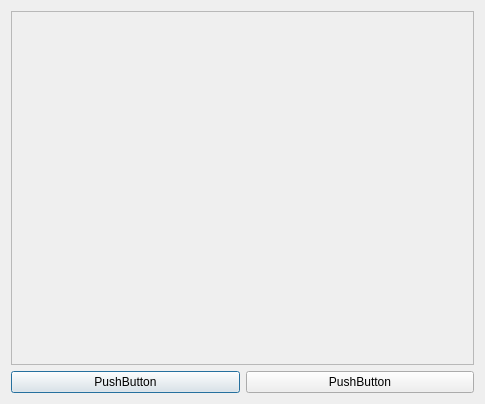
<?xml version="1.0" encoding="UTF-8"?>
<ui version="4.0">
 <class>OpenglFrame2</class>
 <widget class="QDialog" name="OpenglFrame2">
  <property name="geometry">
   <rect>
    <x>0</x>
    <y>0</y>
    <width>485</width>
    <height>404</height>
   </rect>
  </property>
  <property name="windowTitle">
   <string>Dialog</string>
  </property>
  <layout class="QVBoxLayout" name="verticalLayout">
   <item>
    <widget class="QFrame" name="openglFrame">
     <property name="frameShape">
      <enum>QFrame::StyledPanel</enum>
     </property>
     <property name="frameShadow">
      <enum>QFrame::Raised</enum>
     </property>
    </widget>
   </item>
   <item>
    <layout class="QHBoxLayout" name="horizontalLayout">
     <item>
      <widget class="QPushButton" name="pushButton">
       <property name="text">
        <string>PushButton</string>
       </property>
      </widget>
     </item>
     <item>
      <widget class="QPushButton" name="pushButton_2">
       <property name="text">
        <string>PushButton</string>
       </property>
      </widget>
     </item>
    </layout>
   </item>
  </layout>
 </widget>
 <resources/>
 <connections/>
</ui>
